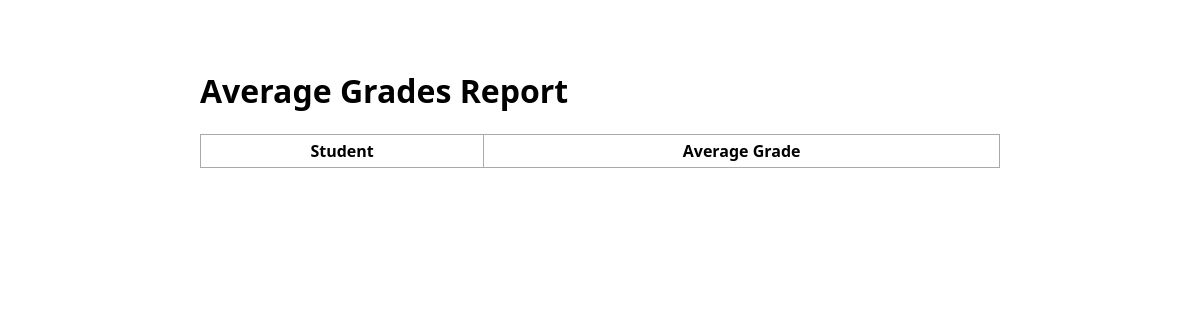
Page /report/avgGrade/ on the earlier database version.
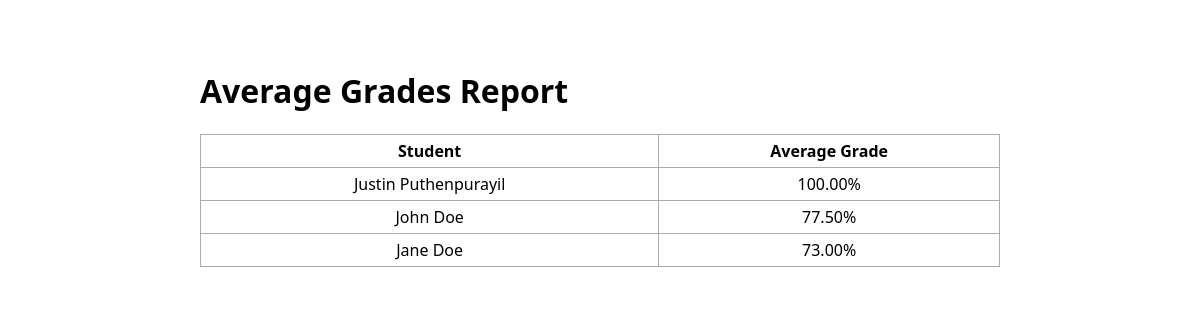
Same page on the later database version.
### app.py (models this page shows, shortened)
class Student(db.Model):
    id = db.Column(db.Integer, primary_key=True)
    name = db.Column(db.String(100), nullable=False)
    email = db.Column(db.String(100), unique=True, nullable=False)
    major = db.Column(db.String(100), nullable=True)
    year = db.Column(db.String(100), nullable=True)

### app.py (the view)
@app.route("/report/avgGrade/", methods=["GET"])
def reportAvgGrade():
    with db.engine.connect() as conn:
        stmt = text(
            """
        SELECT
            student.name,
            AVG(grades.grade) as average_grade
        FROM
            student
        JOIN
            grades
        ON
            student.id = grades.student_id
        WHERE
            grades.grade >= 0
        GROUP BY
            student.id
        """
        )
        result = conn.execute(stmt.execution_options(result_set_keyed=True))
        result_rows = result.fetchall()  # Get all rows from the result
        avg_grades = [{"name": row[0], "average_grade": row[1]} for row in result_rows]
    return render_template("reportAvgGrade.html", avg_grades=avg_grades)

### templates/reportAvgGrade.html (shortened to what this page needs)
{% extends 'base.html' %}
{% block body %}
<div class="content">
    <h1>Average Grades Report</h1>
    <table>
        <tr>
            <th>Student</th>
            <th>Average Grade</th>
        </tr>
        {% for student in avg_grades %}
        <tr>
            <td>{{ student.name }}</td>
            <td>{{ "%.2f" | format(student.average_grade) }}%</td>
            {% endfor %}
    </table>
</div>
{% endblock %}

Differences in the rows shown:
added Student: name "Justin Puthenpurayil", average_grade "100.00"
added Student: name "John Doe", average_grade "77.50"
added Student: name "Jane Doe", average_grade "73.00"
